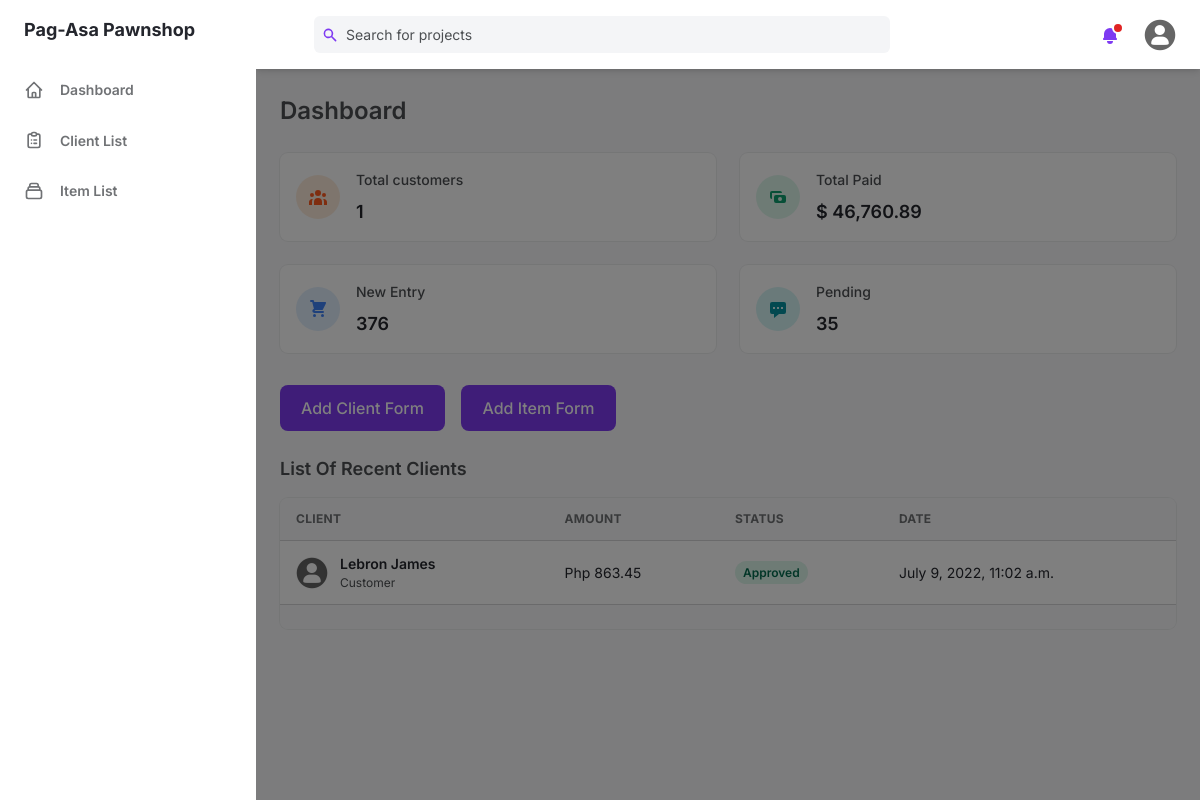
The app's page /dashboard/ (signed in), older data.
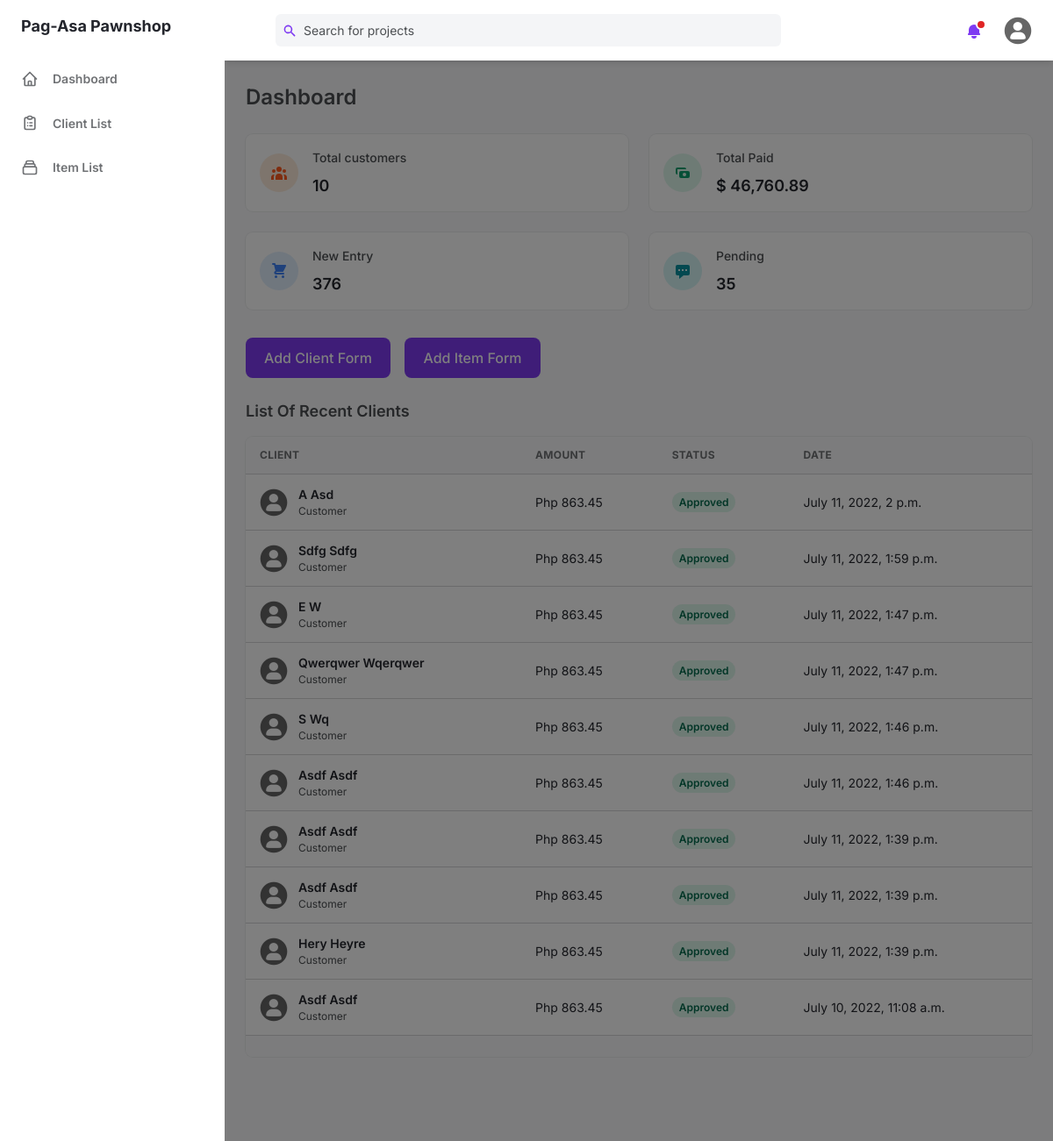
The same page, newer data.
### management_system/models.py (models this page shows, shortened)
class Client(models.Model):
    first_name = models.CharField(max_length=255)
    last_name = models.CharField(max_length=255)
    middle_name = models.CharField(max_length=255, null=True, blank=True)
    address = models.TextField(max_length=500)
    created = models.DateTimeField(auto_now_add=True)
    updated = models.DateTimeField(auto_now=True)

### management_system/views.py (the view)
class DashboardView(LoginRequiredMixin, View):
    def get(self, request):
        clients = Client.objects.all().order_by('-created')[:10]
        count = clients.count()
        context = {
            'clients': clients,
            'count': count,
        }
        return render(request, 'index.html', context)

### templates/index.html
{% extends 'base.html' %}
{% block content %}
<div>
    <div id="content" class="htmx-list">
        <h2 class="mt-6 mb-4 text-2xl font-semibold text-gray-600 dark:text-gray-300">Dashboard</h2>
        {% include 'components/cards.html' %}
        {% include 'components/cta_buttons.html' %}
        {% include 'components/tables.html' %}
    </div>
</div>
{% endblock %}

### templates/components/tables.html
{% load static %}
<div>
  <h4 class="mb-4 text-lg font-semibold text-gray-600 dark:text-gray-300">
    List Of Recent Clients
  </h4>
  <div class="w-full mb-8 overflow-hidden rounded-lg shadow-xs">
    <div class="w-full overflow-x-auto">
      <table class="w-full whitespace-no-wrap">
        <thead>
          <tr
            class="text-xs font-semibold tracking-wide text-left text-gray-500 uppercase border-b dark:border-gray-700 bg-gray-50 dark:text-gray-400 dark:bg-gray-800"
          >
            <th class="px-4 py-3">Client</th>
            <th class="px-4 py-3">Amount</th>
            <th class="px-4 py-3">Status</th>
            <th class="px-4 py-3">Date</th>
          </tr>
        </thead>
        <tbody class="bg-white divide-y dark:divide-gray-700 dark:bg-gray-800">
            {% for client in clients %}
            <tr class="text-gray-700 dark:text-gray-400">
                <td class="px-4 py-3">
                  <div class="flex items-center text-sm">
                    <div class="relative hidden w-8 h-8 mr-3 rounded-full md:block">
                      <img
                        class="object-cover w-full h-full rounded-full"
                        src="{% static 'assets/img/default.png' %}"
                        alt=""
                        loading="lazy"
                      />
                      <div
                        class="absolute inset-0 rounded-full shadow-inner"
                        aria-hidden="true"
                      ></div>
                    </div>
                    <div>
                      <p class="font-semibold">{{client.first_name|title}} {{client.last_name|title}}</p>
                      <p class="text-xs text-gray-600 dark:text-gray-400">
                        Customer
                      </p>
                    </div>
                  </div>
                </td>
                <td class="px-4 py-3 text-sm">Php 863.45</td>
                <td class="px-4 py-3 text-xs">
                  <span
                    class="px-2 py-1 font-semibold leading-tight text-green-700 bg-green-100 rounded-full dark:bg-green-700 dark:text-green-100"
                  >
                    Approved
                  </span>
                </td>
                <td class="px-4 py-3 text-sm">{{client.created}}</td>
              </tr>
            {% endfor %}
        </tbody>
      </table>
    </div>
    <div
      class="grid px-4 py-3 text-xs font-semibold tracking-wide text-gray-500 uppercase border-t dark:border-gray-700 bg-gray-50 sm:grid-cols-9 dark:text-gray-400 dark:bg-gray-800"
    >
    </div>
  </div>
</div>

Row changes from the older to the newer data that the page shows:
no longer on this page (row unchanged): Client: first_name "Lebron", last_name "James", created "July 9, 2022, 11:02 a.m."
added Client: first_name "A", last_name "Asd", created "July 11, 2022, 2 p.m."
added Client: first_name "Sdfg", last_name "Sdfg", created "July 11, 2022, 1:59 p.m."
added Client: first_name "E", last_name "W", created "July 11, 2022, 1:47 p.m."
added Client: first_name "Qwerqwer", last_name "Wqerqwer", created "July 11, 2022, 1:47 p.m."
added Client: first_name "S", last_name "Wq", created "July 11, 2022, 1:46 p.m."
added Client: first_name "Asdf", last_name "Asdf", created "July 11, 2022, 1:46 p.m."
added Client: first_name "Asdf", last_name "Asdf", created "July 11, 2022, 1:39 p.m."
added Client: first_name "Asdf", last_name "Asdf", created "July 11, 2022, 1:39 p.m."
added Client: first_name "Hery", last_name "Heyre", created "July 11, 2022, 1:39 p.m."
added Client: first_name "Asdf", last_name "Asdf", created "July 10, 2022, 11:08 a.m."
Text that changed along with them:
{{ count }}: "1" → "10"
